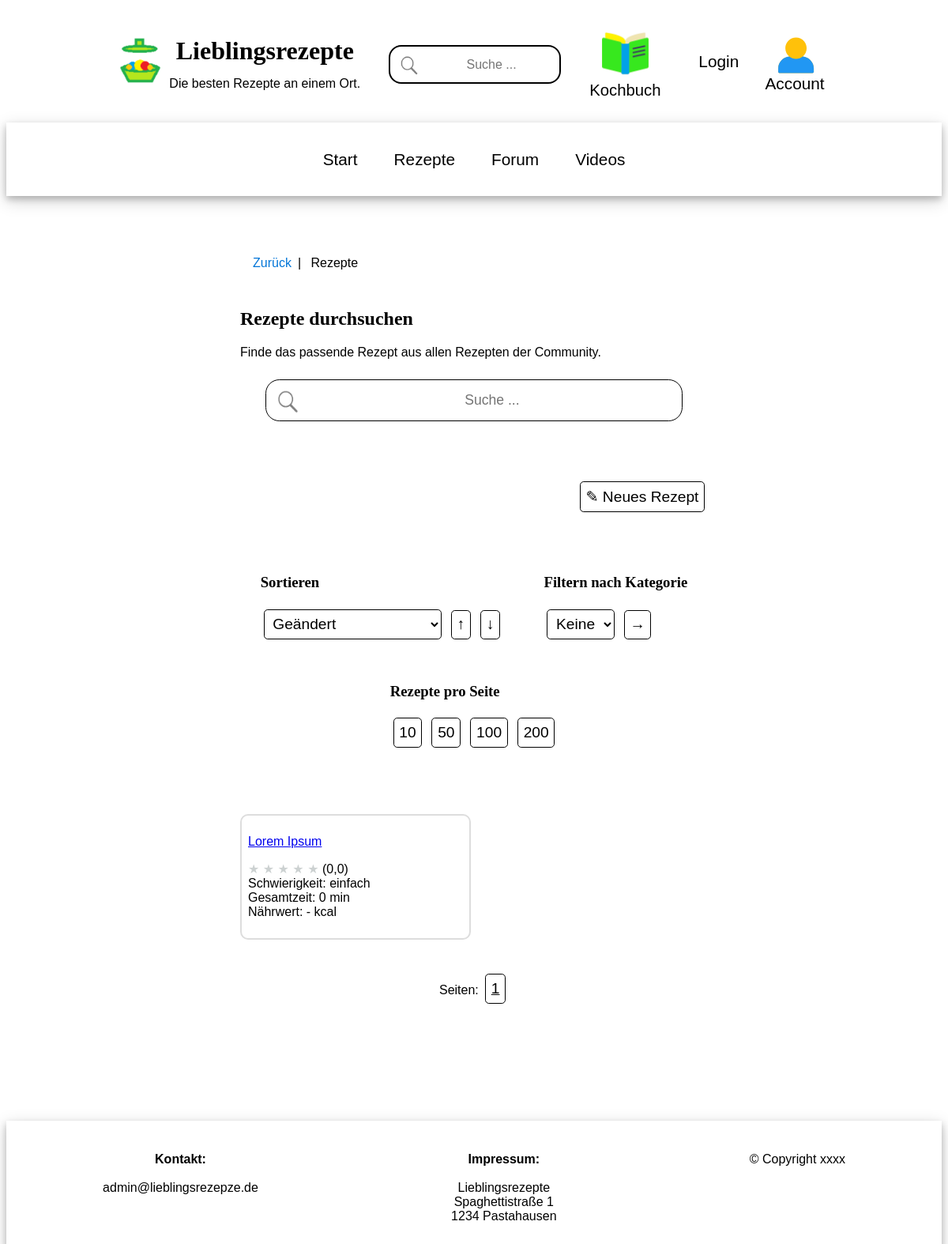
The app's page /recipes/ with its own data.
### recipes_app/models.py (models this page shows, shortened)
class Recipe(models.Model):
    owner = models.ForeignKey(User, on_delete=models.SET_NULL, null=True)
    likes = models.ManyToManyField(User,  blank=True, related_name="likes")
    name = models.CharField(max_length=500)
    updated = models.DateTimeField(auto_now=True)
    created = models.DateTimeField(auto_now_add=True)
    topic = models.ManyToManyField(Topic, blank=True)
    persons = models.IntegerField()
    ingredients = models.TextField(null=True, blank=True)
    steps = models.TextField(null=True, blank=True)
    tips = models.TextField(null=True, blank=True)
    reference = models.TextField(null=True, blank=True)
    reference_link = models.URLField(max_length=2048, null=True, blank=True)
    nutrients_person = models.FloatField(null=True, blank=True, default=0.0)
    nutrients_table = models.TextField(null=True, blank=True)
    expected_time_total = models.FloatField(null=True, blank=True, default=0.0)
    expected_time_work = models.FloatField(null=True, blank=True, default=0.0)
    expected_time_bake = models.FloatField(null=True, blank=True, default=0.0)
    expected_time_rest = models.FloatField(null=True, blank=True, default=0.0)
    difficulty = models.IntegerField(null=True, blank=True, default=0)
    image_meal = models.ImageField(blank=True, upload_to="recipes")
    video_meal = models.URLField(max_length=2048, null=True, blank=True)
    rating_mean = models.FloatField(null=True, blank=True, default=0.0)
    rating_count = models.IntegerField(null=True, blank=True, default=0)
    rating_1 = models.IntegerField(null=True, blank=True, default=0)
    rating_2 = models.IntegerField(null=True, blank=True, default=0)
    rating_3 = models.IntegerField(null=True, blank=True, default=0)
    rating_4 = models.IntegerField(null=True, blank=True, default=0)
    rating_5 = models.IntegerField(null=True, blank=True, default=0)
    class Meta:
        ordering = ['-updated', '-created']

### recipes_app/views.py (the view)
# urls.py: path('recipes/', views.recipes_overview, name="recipes"),
def recipes_overview(request):
    context = recipes_grid(Recipe.objects.all(), request)
    return render(request, 'recipes_app/recipes.html', context)

### recipes_app/pagination.py (called while the page is built)
    def valid_page(self, page_index: int):
        if self.number_of_pages <= 0:
            return 0
        return min(max(0, page_index), self.number_of_pages - 1)

    def get_items_for_page(self, list_of_items, page_index: int):
        if self.number_of_pages <= 0:
            return []
        return list_of_items[page_index*self.items_per_page:(page_index+1)*self.items_per_page]

### recipes_app/templates/recipes_app/recipes.html (shortened to what this page needs)
{% extends 'main.html' %}
{% block content %}
<div class="main-container">
    <div class="main-middle-column">
        <ul class="breadcrumb">
          <li><a href="{{request.META.HTTP_REFERER}}">Zurück</a></li>
          <li>Rezepte</li>
        </ul>
        <div class="card">
            <h2>Rezepte durchsuchen</h2>
            <p>Finde das passende Rezept aus allen Rezepten der Community.</p>
            <search>
                <form method="GET" action="{% url 'recipes' %}">
                      <input type="text" name="q" placeholder="Suche ..."
                      />
                </form>
            </search>
        </div>
        <div style="text-align: right;">
             <a href="{% url 'create-recipe' %}" class="button-like">&#9998; Neues Rezept </a>
        </div>
        {% include 'recipes_app/recipes_grid.html' %}
    </div>
</div>
{% endblock content %}

### recipes_app/templates/recipes_app/recipes_grid.html (shortened to what this page needs)
<div class="card">
    <div class="grid-option-container">
        <div class="grid-option">
            <h3>Sortieren</h3>
            <form method="GET" action="">
                <select name="srtval" id="srtval">
                    {% for v, n in sort_items %}
                        {% if request.GET.srtval %}
                            {% if request.GET.srtval == v %}
                                <option value="{{v}}" selected>{{n}}</option>
                            {% else %}
                                <option value="{{v}}">{{n}}</option>
                            {% endif %}
                        {% else %}
                            <option value="{{v}}">{{n}}</option>
                        {% endif %}
                    {% endfor %}
                </select>
                <button type="submit" name="srtdir" value="Auf">&uarr;</button>
                    <button type="submit" name="srtdir" value="Ab">&darr;</button>
            </form>
        </div>
         <div class="grid-option">
            <h3>Filtern nach Kategorie</h3>
            <form method="GET" action="">
                <select name="tpc" id="tpc" size="1">
                    <option value=""> Keine </option>
                </select>
                <input type="submit" value="&rarr;" />
            </form>
        </div>
        <div class="grid-option">
            <h3>Rezepte pro Seite</h3>
            <form method="GET" action="">
                <button type="submit" value="10" name="pgShow">10</button>
                <button type="submit" value="50" name="pgShow">50</button>
                <button type="submit" value="50" name="pgShow">100</button>
                <button type="submit" value="200" name="pgShow">200</button>
            </form>
        </div>
    </div>
</div>
<div class="grid-container">
    {% for recipe in recipes %}
        <div class="grid-item">
            {% if show_video %}
                <a href="{% url 'recipe' recipe.id %}?img=vid">{{recipe.name}}</a>
            {% else %}
                <a href="{% url 'recipe' recipe.id %}">{{recipe.name}}</a>
            {% endif %}
            <p>
                {% if recipe.rating_mean %}
                    {% for i in '12345'|make_list  %}
                        {% if i|add:"0" <= recipe.rating_mean %}
                            <span style='color:#f1c40f'>&#9733;</span>
                        {% else %}
                            <span style='color:#ccd1d1'>&#9733;</span>
                        {% endif %}
                    {% endfor %}
                {% else %}
                    <span style='color:#ccd1d1'>&#9733; &#9733; &#9733; &#9733; &#9733;</span>
                {% endif %}
                ({{ recipe.rating_mean|default_if_none:"-" }}) <br>
                Schwierigkeit:
                {% if recipe.difficulty in diff_lookup %}
                    {% for key, value in diff_lookup.items %}
                    {% if key == recipe.difficulty %}
                        {{value}}
                    {% endif %}
                    {% endfor %}
                {% else %}
                    Grad {{ recipe.difficulty|default_if_none:"-" }}
                {% endif%}
                <br>
                Gesamtzeit: {{ recipe.expected_time_total|floatformat:"0" }} min <br>
                {% if  recipe.nutrients_person %}
                    Nährwert: {{ recipe.nutrients_person|floatformat:"0" }} kcal
                {% else %}
                    Nährwert: - kcal
                {% endif%}
            </p>
        </div>
    {% endfor %}
</div>
<div class="card">
    <div class="grid-option" style="text-align:center;">
    <form method="GET" action="">
        Seiten:
        <span class="button-display"><u>{{page_browser_current_index|add:"1"}}</u></span>
    </form>
    </div>
</div>

### static/styles/main.css (style rules this page uses)
* { box-sizing: border-box; }
body { font-family: Verdana, sans-serif; font-size: 16px; background-color: white; }
h1, h2, h3, h4, h5, h6 { font-family: Georgia, serif; }
.main-container { display: flex; justify-content: center; width: 100%; clear: after; margin-top: 1.25em; }
.main-middle-column { width: 50%; max-width: 200em; margin: 2em; }
.card { box-sizing: border-box; background-color: white; border-radius: 10px; border-style: none; margin-top: 2.5em; margin-bottom: 4em; }
.card search { text-align: center; }
.card search input[type=text] { box-sizing: border-box; display: inline-block; vertical-align: middle; font-size: 1.1em; width: 30em; max-width: 100%; height: 3em; border-style: solid; border-radius: 1em 1em 1em 1em; border-width: 0.1em; border-color: black; text-align: center; padding: 0.4em 0.4em 0.4em 3em; margin: 0.5em; background-image: url('/static/icons/searchicon.png'); background-position: 0.7em 0.7em; background-repeat: no-repeat; background-size: 1.75em 1.75em; }
.grid-container { display: grid; grid-template-columns: repeat(auto-fill, minmax(min(200px, 100%), 1fr)); gap: 0.5em; background-color: white; margin-top: 1em; margin-bottom: 1em; }
.grid-item { background-color: white; padding: 0.5em; border-radius: 10px; border-style: solid; border-width: 0.15em; border-color: #ddd; }
.grid-option-container { display: flex; justify-content: space-around; flex-flow: row wrap; width: 100%; }
.grid-option { margin: 1em; }
button, input[type=submit], input[type=url], textarea, input[type=password], input[type=email], input[type=number], input[type=text], select, .button-like, .button-display { background-color: white; display: inline-block; padding: 0.35em; border: solid; font-size: 1.2em; border-width: 0.1em; border-radius: 0.25em; margin: 0.2em; border-color: black; text-decoration: none; color: blacK; }
ul.breadcrumb { padding: 0.5em 1em; list-style: none; background-color: white; }
ul.breadcrumb li { display: inline; font-size: 1em; }
ul.breadcrumb li:first-child:after { padding: 0.5em; color: black; content: "|"; }
ul.breadcrumb li a { color: #0275d8; text-decoration: none; }

### records on screen
Recipe: name "Lorem Ipsum", rating_mean "0,0", diff_lookup "einfach", expected_time_total "0", nutrients_person "Nährwert: - kcal"

### other values on screen
{{ page_browser_current_index|add:"1" }} "1"
form field srtval "Geändert"
